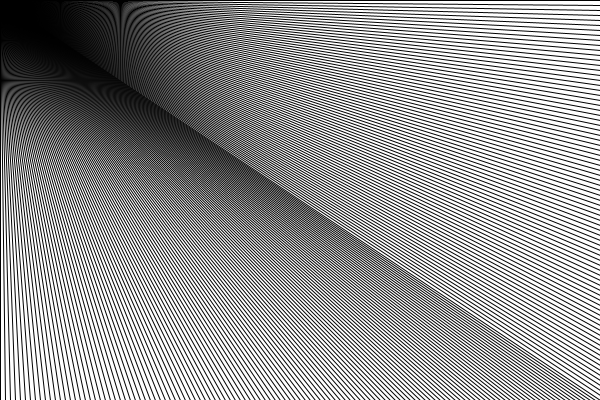
Frame 1 (no input)
Frame 60 (the mouse pressed at the canvas centre just before this capture): identical to frame 1, image omitted
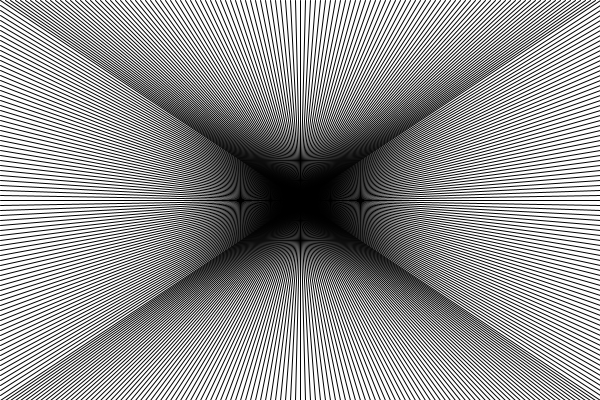
Frame 120 (the mouse held since frame 60 and released just before this capture)

The Processing sketch that drew these frames (run headless with seeded random() and noise(); from frame 60 on, the mouse is pressed at the canvas centre):

// Processing sketch: Moire_Box
// ── Moire_Box.pde
int distance = 5;

void setup()
{
  size( 600, 400 );
  smooth(8);
}

void draw()
{
  background( 255 );
  noFill();
  stroke( 0 );

  //Dibuja lineas de izquierda a derecha para la parte superio e inferior del canvas
  for ( int x = 0; x <= width; x = x + distance ) {
    line( mouseX, mouseY, x, 0 ); // draw line to the top
    line( mouseX, mouseY, x, height ); // draw line to the bottom
  }

  //Dibuja lineas de arriba hacia abajo para los lados del canvas.
  for ( int y = 5; y < height; y = y + distance ) {
    line( mouseX, mouseY, 0, y );
    line( mouseX, mouseY, width, y );
  }


}

void keyPressed()
{
  //Aumenta la distancia de separacion de las lineas cuando se presiona la key UP
  if ( keyCode == UP ) {
    distance++; 
  }

  //Disminuye la distancia de separacion de las lineas cuando se presiona la tecla DOWN
  else if ( keyCode == DOWN && distance > 1 ) {
    distance--; 
  }
}
